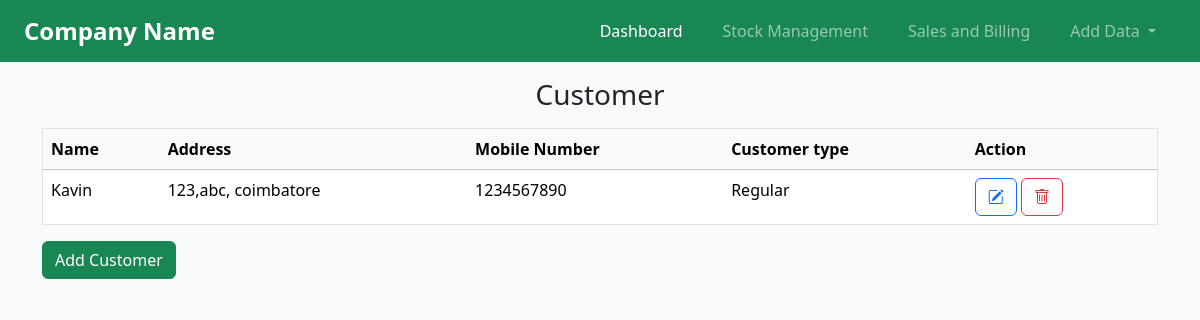
Page /database_management/customer.php on the committed database.
### tables this page shows
CREATE TABLE `customer` (
  `mobile_number` varchar(10) NOT NULL,
  `name` varchar(50) NOT NULL,
  `address` varchar(200) NOT NULL,
  `customer_type_id` int(11) NOT NULL,
  `pincode` int(11) DEFAULT NULL
);

CREATE TABLE `customer_type` (
  `customer_type_id` int(11) NOT NULL,
  `description` varchar(50) NOT NULL
);

### database_management/customer.php (the view, shortened to what this page needs)
<?php include '../master/menu.php';
include '../master/config.php';
$customer_details = '';
$customer_query = 'select c.mobile_number,c.name,c.address,ct.description from customer c join customer_type ct on ct.customer_type_id=c.customer_type_id';
$queryEXE = mysqli_query($connection,$customer_query);
while($row = mysqli_fetch_array($queryEXE)){
    $customer_details.='<tr><td>'.$row['name'].'</td>';
    $customer_details.='<td>'.$row['address'].'</td>';
    $customer_details.='<td>'.$row['mobile_number'].'</td>';
    $customer_details.='<td>'.$row['description'].'</td>';
    $customer_details.= "<td>
            <form method='post' action=''>
                <button class='btn btn-outline-primary' name='edit' type='submit'>
                    <i class='bi bi-pencil-square'></i>
                </button>
                <button class='btn btn-outline-danger' name='delete' type='submit'>
                    <i class='bi bi-trash'></i>
                </button>
            </form>
        </td>";
    $customer_details.= "</tr>";
}
?>
<html lang="en">
<head>
</head>
<body class="container">
    <div class="">
        <div class="container">
            <div class="text-center mt-3">
                <h3>Customer</h3>
            </div>
            <div class="table-responsive mt-3">
                <table class="table table-hover border">
                    <thead class="table-light">
                        <tr>
                            <th scope="col">Name</th>
                            <th scope="col">Address</th>
                            <th scope="col">Mobile Number</th>
                            <th scope="col">Customer type</th>
                            <th scope="col">Action</th>
                        </tr>
                    </thead>
                    <tbody>
                        <?php echo $customer_details; ?>
                    </tbody>
                </table>
            </div>
            <div>
                <button type="button" class="btn btn-success" data-bs-toggle="modal" data-bs-target="#add_customer">
                    Add Customer
                </button>
            </div>
    </div>
</body>

### rows in the picture
customer: name "Kavin", address "123,abc, coimbatore", mobile_number "1234567890", customer_type.description "Regular"
